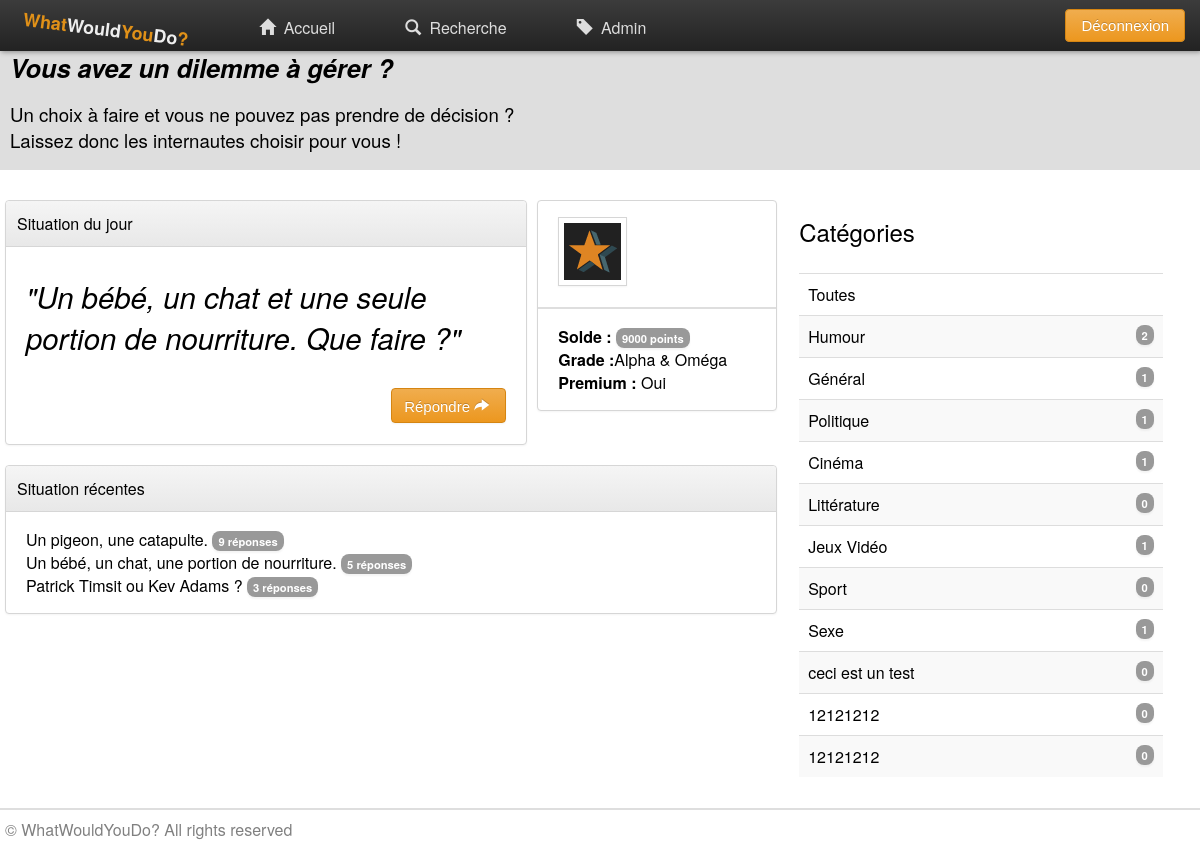
Before: / (signed in) with the older database file.
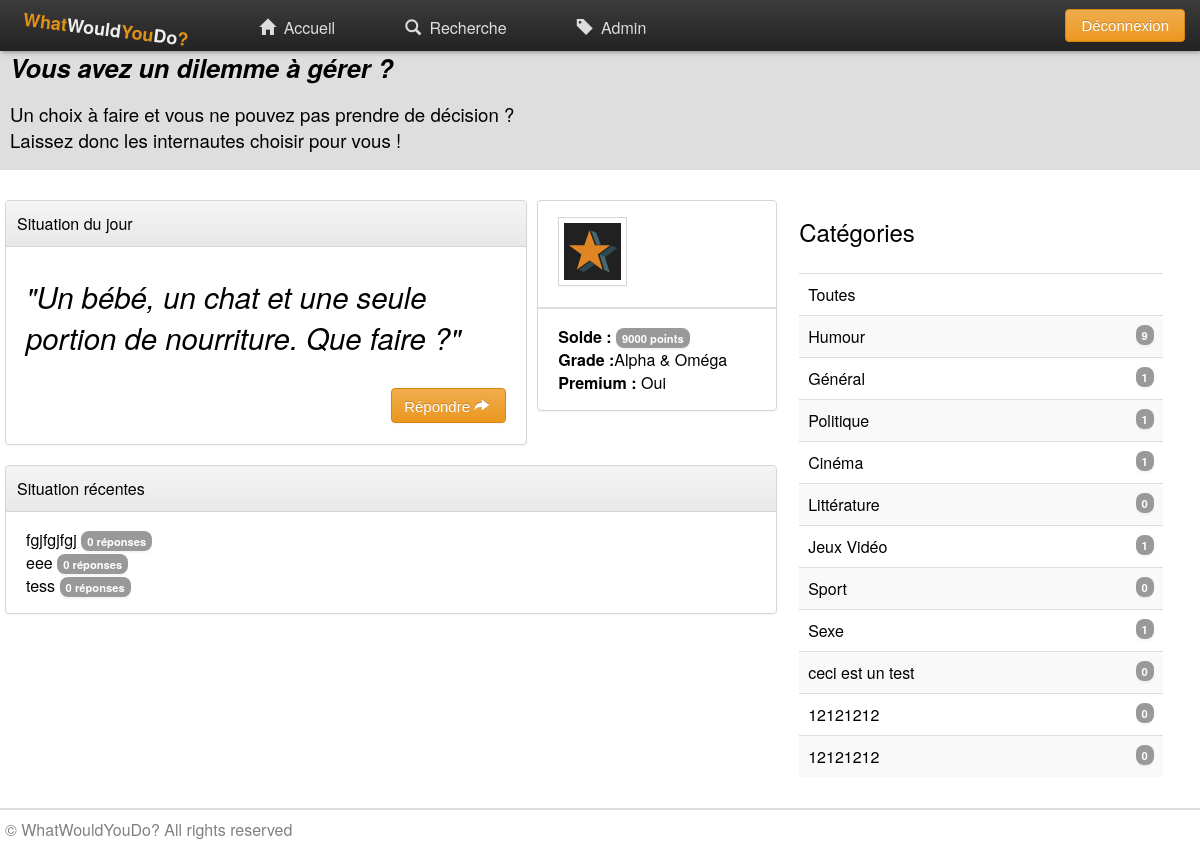
After: the same page with the newer database file.
### tables this page shows
CREATE TABLE IF NOT EXISTS `topic` (
  `id` int(11) NOT NULL AUTO_INCREMENT,
  `title` varchar(100) NOT NULL,
  `content` text NOT NULL,
  `date` datetime NOT NULL,
  `user_id` int(11) NOT NULL,
  `category_id` int(11) NOT NULL,
  `answered` tinyint(1) NOT NULL DEFAULT '0',
  `pot_point` int(11) NOT NULL,
  `pot_euro` int(11) NOT NULL,
  PRIMARY KEY (`id`),
  KEY `user_id` (`user_id`,`category_id`),
  KEY `category_id` (`category_id`)
);

CREATE TABLE IF NOT EXISTS `category` (
  `id` int(11) NOT NULL AUTO_INCREMENT,
  `name` varchar(50) NOT NULL,
  `description` text NOT NULL,
  PRIMARY KEY (`id`)
);

### index.php (called while the page is built, shortened)
<?php
	include("php/_header.php");
	include(get_page_to_load($_SERVER['QUERY_STRING']));
	include("php/_footer.php");
?>

### php/_category.php (the view)
<div class="categories">
	<h3>Catégories</h3>
	<table class="table table-striped table-hover">
		<tr>
			<td>
				<a href="?/search.html/0">Toutes</a>
			</td>
		</tr>
		<?php
			$query = $bdd->query("SELECT category.name, category.id, COUNT( topic.id ) AS nb
							      FROM category
								  LEFT JOIN topic ON category_id = category.id
								  GROUP BY category.id");
			while($data = $query->fetch()){ ?>
			<tr>
				<td>
					<a style="width: 100%; float: left;" href="?/category/<?php echo $data['id']; ?>">
						<?php echo $data['name']; ?>
						<span class="badge" style="float: right"><?php echo $data['nb']; ?></span>
					</a>
				</td>
			</tr>
		<?php } ?>
	</table>
</div>

### php/_recent.php
<div class="content-bordered">
	<div class="content-bordered-title">
		<h4 class="panel-title">Situation récentes</h4>
	</div>
	<ul class="list-unstyled">
    	<?php
			$query = $bdd->prepare('SELECT title,id FROM topic ORDER BY date DESC LIMIT 0,3');
			$query -> execute();
			while($data = $query->fetch()){
				$query2 = $bdd->prepare('SELECT COUNT(*) FROM post WHERE topic_id ='.$data['id']);
				$query2 -> execute();
				$data2 = $query2 -> fetch();
				echo '<li><a href="?/post/'.$data['id'].'">'.$data["title"].' </a><span class="badge">'.$data2[0].' réponses</span></li>';
			}
		?>
	</ul>
</div>

Changed rows visible on the page:
no longer on this page (row unchanged): topic: title "Un pigeon, une catapulte.", data2 "9"
no longer on this page (row unchanged): topic: title "Un bébé, un chat, une portion de nourriture.", data2 "5"
no longer on this page (row unchanged): topic: title "Patrick Timsit ou Kev Adams ?", data2 "3"
added topic: title "fgjfgjfgj", data2 "0"
added topic: title "eee", data2 "0"
added topic: title "tess", data2 "0"
computed for category "Humour": nb "2" → "9"
